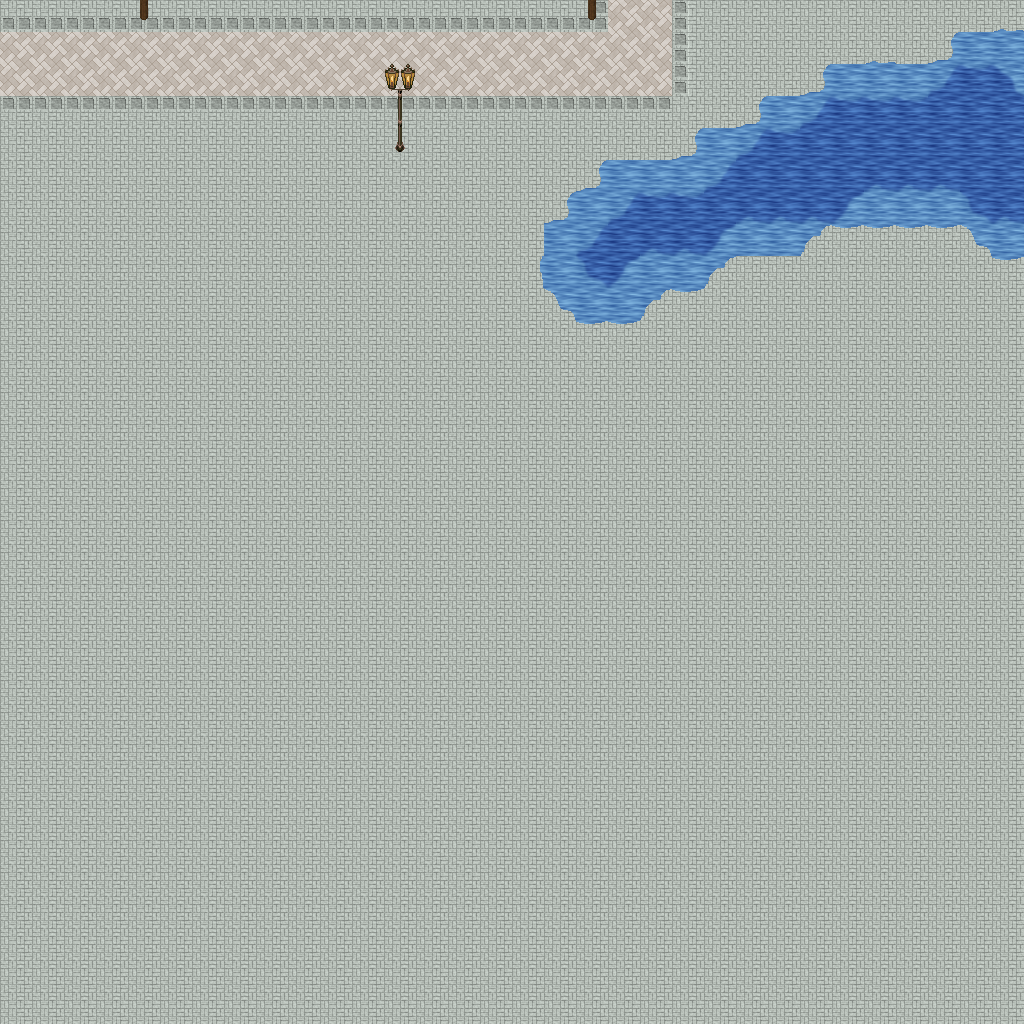

A level layout from a 2D game, rendered from its tile map. Below: a short description, then the map file with tile-grid data replaced by summaries:
An orthogonal 32x32 tile map with 32x32 px tiles, 5 tile layers (Ground, Objects, Objects2, Above, ...), 1 hidden layer not drawn, 49 tilesets.

<map version="1.10" tiledversion="1.11.0" orientation="orthogonal" renderorder="right-down" width="32" height="32" tilewidth="32" tileheight="32" infinite="0" nextlayerid="11" nextobjectid="1">
 <tileset firstgid="1" name="ground_ground" tilewidth="32" tileheight="32" tilecount="33" columns="3">
  <image source="../drawable/ground_ground.png" width="96" height="352" />
 </tileset>
 <tileset firstgid="34" name="building_castle" tilewidth="32" tileheight="32" tilecount="320" columns="20">
  <image source="../drawable/building_castle.png" width="640" height="512" />
 </tileset>
 <tileset firstgid="354" name="furniture_carpet_carpets_2" tilewidth="32" tileheight="32" tilecount="20" columns="4">
  <image source="../drawable/furniture_carpet_carpets_2.png" width="128" height="160" />
 </tileset>
 <tileset firstgid="374" name="ground_indoor_tiles" tilewidth="32" tileheight="32" tilecount="8" columns="2">
  <image source="../drawable/ground_indoor_tiles.png" width="64" height="128" />
 </tileset>
 <tileset firstgid="382" name="ground_water_pool" tilewidth="32" tileheight="32" tilecount="72" columns="3">
  <image source="../drawable/ground_water_pool.png" width="96" height="768" />
 </tileset>
 <tileset firstgid="454" name="ground_brown_paving" tilewidth="32" tileheight="32" tilecount="2" columns="2">
  <image source="../drawable/ground_brown_paving.png" width="64" height="32" />
 </tileset>
 <tileset firstgid="456" name="ground_spikes" tilewidth="32" tileheight="32" tilecount="1" columns="1">
  <image source="../drawable/ground_spikes.png" width="32" height="32" />
 </tileset>
 <tileset firstgid="457" name="ground_ridge_earth_dark" tilewidth="32" tileheight="32" tilecount="96" columns="12">
  <image source="../drawable/ground_ridge_earth_dark.png" width="384" height="256" />
 </tileset>
 <tileset firstgid="553" name="plant_grasses" tilewidth="32" tileheight="32" tilecount="6" columns="3">
  <image source="../drawable/plant_grasses.png" width="96" height="64" />
 </tileset>
 <tileset firstgid="559" name="ground_water_pool_corners" tilewidth="32" tileheight="32" tilecount="72" columns="3">
  <image source="../drawable/ground_water_pool_corners.png" width="96" height="768" />
 </tileset>
 <tileset firstgid="631" name="building_fence_fence_chunky" tilewidth="32" tileheight="32" tilecount="21" columns="3">
  <image source="../drawable/building_fence_fence_chunky.png" width="96" height="224" />
 </tileset>
 <tileset firstgid="652" name="ground_earth_edges" tilewidth="32" tileheight="32" tilecount="18" columns="6">
  <image source="../drawable/ground_earth_edges.png" width="192" height="96" />
 </tileset>
 <tileset firstgid="670" name="ground_rock_pebbles" tilewidth="32" tileheight="32" tilecount="3" columns="1">
  <image source="../drawable/ground_rock_pebbles.png" width="32" height="96" />
 </tileset>
 <tileset firstgid="673" name="ground_square_patch" tilewidth="32" tileheight="32" tilecount="9" columns="3">
  <image source="../drawable/ground_square_patch.png" width="96" height="96" />
 </tileset>
 <tileset firstgid="682" name="plant_leaves" tilewidth="32" tileheight="32" tilecount="8" columns="4">
  <image source="../drawable/plant_leaves.png" width="128" height="64" />
 </tileset>
 <tileset firstgid="690" name="item_corpse_skull_dark" tilewidth="32" tileheight="32" tilecount="2" columns="2">
  <image source="../drawable/item_corpse_skull_dark.png" width="64" height="32" />
 </tileset>
 <tileset firstgid="692" name="item_corpse_skeleton" tilewidth="32" tileheight="32" tilecount="4" columns="2">
  <image source="../drawable/item_corpse_skeleton.png" width="64" height="64" />
 </tileset>
 <tileset firstgid="696" name="furniture_table_grey_fancy" tilewidth="32" tileheight="32" tilecount="9" columns="3">
  <image source="../drawable/furniture_table_grey_fancy.png" width="96" height="96" />
 </tileset>
 <tileset firstgid="705" name="furniture_table_grey_long" tilewidth="32" tileheight="32" tilecount="4" columns="2">
  <image source="../drawable/furniture_table_grey_long.png" width="64" height="64" />
 </tileset>
 <tileset firstgid="709" name="furniture_table_grey_plain" tilewidth="32" tileheight="32" tilecount="9" columns="3">
  <image source="../drawable/furniture_table_grey_plain.png" width="96" height="96" />
 </tileset>
 <tileset firstgid="718" name="item_gothic_slab" tilewidth="32" tileheight="32" tilecount="1" columns="1">
  <image source="../drawable/item_gothic_slab.png" width="32" height="32" />
 </tileset>
 <tileset firstgid="719" name="logic_creature_gnome" tilewidth="32" tileheight="32" tilecount="6" columns="6">
  <image source="../drawable/logic_creature_gnome.png" width="192" height="32" />
 </tileset>
 <tileset firstgid="725" name="logic_creature_animal" tilewidth="32" tileheight="32" tilecount="32" columns="8">
  <image source="../drawable/logic_creature_animal.png" width="256" height="128" />
 </tileset>
 <tileset firstgid="757" name="logic_collision" tilewidth="32" tileheight="32" tilecount="1" columns="1">
  <image source="../drawable/logic_collision.png" width="32" height="32" />
 </tileset>
 <tileset firstgid="758" name="ground_water_pool_deep" tilewidth="32" tileheight="32" tilecount="72" columns="3">
  <image source="../drawable/ground_water_pool_deep.png" width="96" height="768" />
 </tileset>
 <tileset firstgid="830" name="object_suspension_bridge" tilewidth="32" tileheight="32" tilecount="24" columns="3">
  <image source="../drawable/object_suspension_bridge.png" width="96" height="256" />
 </tileset>
 <tileset firstgid="854" name="plant_flower_daisy_blue" tilewidth="32" tileheight="32" tilecount="8" columns="2">
  <image source="../drawable/plant_flower_daisy_blue.png" width="64" height="128" />
 </tileset>
 <tileset firstgid="862" name="plant_flower_daisy_red" tilewidth="32" tileheight="32" tilecount="8" columns="2">
  <image source="../drawable/plant_flower_daisy_red.png" width="64" height="128" />
 </tileset>
 <tileset firstgid="870" name="plant_flower_daisy_white" tilewidth="32" tileheight="32" tilecount="8" columns="2">
  <image source="../drawable/plant_flower_daisy_white.png" width="64" height="128" />
 </tileset>
 <tileset firstgid="878" name="plant_flower_daisy_yellow" tilewidth="32" tileheight="32" tilecount="8" columns="2">
  <image source="../drawable/plant_flower_daisy_yellow.png" width="64" height="128" />
 </tileset>
 <tileset firstgid="886" name="plant_tree_tree_green" tilewidth="32" tileheight="32" tilecount="88" columns="8">
  <image source="../drawable/plant_tree_tree_green.png" width="256" height="352" />
 </tileset>
 <tileset firstgid="974" name="ground_rock_pebbles" tilewidth="32" tileheight="32" tilecount="3" columns="1">
  <image source="../drawable/ground_rock_pebbles.png" width="32" height="96" />
 </tileset>
 <tileset firstgid="977" name="item_banners_flag" tilewidth="32" tileheight="32" tilecount="12" columns="3">
  <image source="../drawable/item_banners_flag.png" width="96" height="128" />
 </tileset>
 <tileset firstgid="989" name="item_flagpole" tilewidth="32" tileheight="32" tilecount="3" columns="1">
  <image source="../drawable/item_flagpole.png" width="32" height="96" />
 </tileset>
 <tileset firstgid="992" name="furniture_chair_bench_white" tilewidth="32" tileheight="32" tilecount="8" columns="2">
  <image source="../drawable/furniture_chair_bench_white.png" width="64" height="128" />
 </tileset>
 <tileset firstgid="1000" name="item_statue_flowered_arch" tilewidth="32" tileheight="32" tilecount="24" columns="6">
  <image source="../drawable/item_statue_flowered_arch.png" width="192" height="128" />
 </tileset>
 <tileset firstgid="1024" name="building_decoration_block" tilewidth="32" tileheight="32" tilecount="2" columns="2">
  <image source="../drawable/building_decoration_block.png" width="64" height="32" />
 </tileset>
 <tileset firstgid="1026" name="building_decoration_orbpedestal" tilewidth="32" tileheight="32" tilecount="2" columns="1">
  <image source="../drawable/building_decoration_orbpedestal.png" width="32" height="64" />
 </tileset>
 <tileset firstgid="1028" name="item_statue_urn_with_flowers" tilewidth="32" tileheight="32" tilecount="2" columns="1">
  <image source="../drawable/item_statue_urn_with_flowers.png" width="32" height="64" />
 </tileset>
 <tileset firstgid="1030" name="building_decoration_pool" tilewidth="32" tileheight="32" tilecount="9" columns="3">
  <image source="../drawable/building_decoration_pool.png" width="96" height="96" />
 </tileset>
 <tileset firstgid="1039" name="item_statue_romanic_art1" tilewidth="32" tileheight="32" tilecount="4" columns="2">
  <image source="../drawable/item_statue_romanic_art1.png" width="64" height="64" />
 </tileset>
 <tileset firstgid="1043" name="building_wall_int_clay" tilewidth="32" tileheight="32" tilecount="100" columns="10">
  <image source="../drawable/building_wall_int_clay.png" width="320" height="320" />
 </tileset>
 <tileset firstgid="1143" name="ground_green_paving" tilewidth="32" tileheight="32" tilecount="18" columns="3">
  <image source="../drawable/ground_green_paving.png" width="96" height="192" />
 </tileset>
 <tileset firstgid="1161" name="logic_protection" tilewidth="32" tileheight="32" tilecount="2" columns="2">
  <image source="../drawable/logic_protection.png" width="64" height="32" />
 </tileset>
 <tileset firstgid="1163" name="furniture_other_stick" tilewidth="32" tileheight="32" tilecount="2" columns="1">
  <image source="../drawable/furniture_other_stick.png" width="32" height="64" />
 </tileset>
 <tileset firstgid="1165" name="item_scrying_orb" tilewidth="32" tileheight="32" tilecount="8" columns="8">
  <image source="../drawable/item_scrying_orb.png" width="256" height="32" />
 </tileset>
 <tileset firstgid="1173" name="light_dim_light_7x5" tilewidth="32" tileheight="32" tilecount="35" columns="7">
  <image source="../drawable/light_dim_light_7x5.png" width="224" height="160" />
 </tileset>
 <tileset firstgid="1208" name="light_light_5x5" tilewidth="32" tileheight="32" tilecount="25" columns="5">
  <image source="../drawable/light_light_5x5.png" width="160" height="160" />
 </tileset>
 <tileset firstgid="1233" name="furniture_light_lamp_bronze" tilewidth="32" tileheight="32" tilecount="3" columns="1">
  <image source="../drawable/furniture_light_lamp_bronze.png" width="32" height="96" />
 </tileset>
 <layer id="1" name="Ground" width="32" height="32">
  <data>[1024 cells, 1024 non-empty, 10 distinct tile ids]</data>
 </layer>
 <layer id="2" name="Objects" width="32" height="32">
  <data>[1024 cells, 131 non-empty, 12 distinct tile ids]</data>
 </layer>
 <layer id="3" name="Objects2" width="32" height="32">
  <data>[1024 cells, 2 non-empty, 1 distinct tile ids]</data>
 </layer>
 <layer id="4" name="Above" width="32" height="32">
  <data>[1024 cells, 2 non-empty, 2 distinct tile ids]</data>
 </layer>
 <layer id="5" name="Above2" width="32" height="32">
  <data>[1024 cells, 0 non-empty, 0 distinct tile ids]</data>
 </layer>
 <layer id="6" name="Walkable" width="32" height="32" visible="0">
  <data>[1024 cells, 49 non-empty, 1 distinct tile ids]</data>
 </layer>
 <objectgroup id="7" name="Mapevents" />
 <objectgroup id="8" name="Spawn" />
 <objectgroup id="9" name="Keys" />
 <objectgroup id="10" name="Replace" />
</map>
